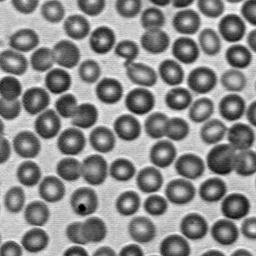
#> input picture Mathematical_morphology_and_segmentation/images/img_cells.jpg, 256 x 256 px, found by its file name
$ python watershed.py
#> lines starting #> are read from the running program, lines starting #| are printed output that depends on the picture; after the words box and inside, x2 and y2 are one past the last pixel; in counts of white or black regions, pixels touching at a corner belong together
import cv2
import numpy as np

# Load the grayscale image
gray_image = cv2.imread(
    'Mathematical_morphology_and_segmentation/images/img_cells.jpg',
    cv2.IMREAD_GRAYSCALE)
#> gray_image is the input picture: shape (256, 256); min 0, max 255, mean 138.6

# 3.1: Apply morphological closing with an elliptical kernel
ellipse_kernel_8x8 = cv2.getStructuringElement(cv2.MORPH_ELLIPSE, (8, 8))
closed_image = cv2.morphologyEx(gray_image, cv2.MORPH_CLOSE,
                                ellipse_kernel_8x8)

# Compute the difference to remove background
background_removed_image = gray_image - closed_image

# Apply Otsu thresholding
ellipse_kernel_5x5 = cv2.getStructuringElement(cv2.MORPH_ELLIPSE, (5, 5))
_, thresholded_image = cv2.threshold(
    gray_image, 0, 255, cv2.THRESH_BINARY + cv2.THRESH_OTSU
)
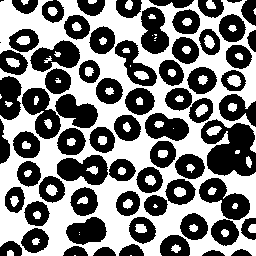
#> thresholded_image: shape (256, 256); 49% white; 75 white regions (14 under 20 px), largest, box (x1, y1, x2, y2) and area: (0, 0, 256, 256) 28461, (227, 75, 241, 87) 123, (195, 104, 208, 117) 107

# 3.3: Fill holes in the binary image
inverted_thresholded_image = 255 - thresholded_image
#> inverted_thresholded_image: shape (256, 256); 51% white; 75 black regions (14 under 20 px)

# Find external contours and fill them to remove holes
contours, _ = cv2.findContours(
    inverted_thresholded_image, cv2.RETR_EXTERNAL, cv2.CHAIN_APPROX_NONE
)
#> contours = 70 contours, 3 with area under 20; largest, box (x1, y1, x2, y2) and area: (201, 119, 256, 176) 2190, (22, 88, 61, 139) 1081, (199, 178, 250, 220) 1070, (57, 155, 108, 185) 1036, (30, 40, 80, 72) 950
contour_mask = np.zeros_like(inverted_thresholded_image)
cv2.fillPoly(contour_mask, contours, 255)
#> contour_mask: shape (256, 256); 56.1% white; 11 black regions (4 under 20 px), largest, box (x1, y1, x2, y2) and area: (0, 0, 256, 256) 28461, (206, 0, 216, 9) 69, (248, 224, 256, 233) 62
holes_filled_image = 255 - contour_mask

# Address unfilled edge cells
num_labels, labels = cv2.connectedComponents(holes_filled_image)
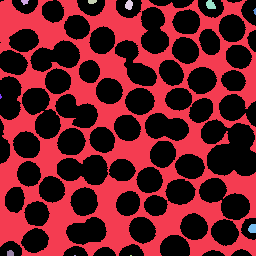
#> labels: shape (256, 256) int32; 12 distinct labels, from 0 to 11; one colour per label, 0 black
#> num_labels = 12
edge_cells_mask = np.array(labels, dtype=np.uint8)
edge_cells_mask[labels == 1] = 255

# 3.4: Apply dilation and erosion
ellipse_kernel_2x2 = cv2.getStructuringElement(cv2.MORPH_ELLIPSE, (2, 2))
dilated_and_eroded_image = cv2.dilate(edge_cells_mask, ellipse_kernel_2x2,
                                      iterations=2)
final_morphed_image = cv2.erode(dilated_and_eroded_image, ellipse_kernel_2x2,
                                iterations=1)

# Apply distance transformation for the watershed algorithm
distance_transform = cv2.distanceTransform(final_morphed_image, cv2.DIST_L2,
                                           cv2.DIST_MASK_PRECISE)
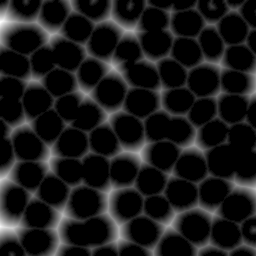
#> distance_transform: shape (256, 256) float32; min 0, max 19.1, mean 1.95; drawn with min black and max white

# 3.5: Implement watershed segmentation
watershed_threshold = 0.1 * distance_transform.max()
#> watershed_threshold = 1.91
_, sure_foreground = cv2.threshold(distance_transform,
                                   watershed_threshold, 255, 0)
#> sure_foreground: shape (256, 256) float32; 37.7% white; 14 white regions (5 under 20 px), largest, box (x1, y1, x2, y2) and area: (0, 0, 256, 256) 24420, (217, 134, 230, 146) 60, (208, 0, 216, 10) 56

sure_foreground = np.uint8(sure_foreground)
sure_dilated = cv2.dilate(sure_foreground, ellipse_kernel_2x2,
                          iterations=3)
#> sure_dilated: shape (256, 256); 52.1% white; 66 black regions (1 under 20 px), largest, box (x1, y1, x2, y2) and area: (205, 123, 256, 178) 2046, (26, 92, 100, 141) 1791, (203, 182, 252, 247) 1472
unknown_region = cv2.subtract(sure_foreground, sure_dilated)
#> unknown_region: shape (256, 256); every value is 0

# Determine markers for watershed
_, markers = cv2.connectedComponents(sure_foreground)
#> markers: shape (256, 256) int32; 15 distinct labels, from 0 to 14
markers += 1  # Increment to avoid conflicts
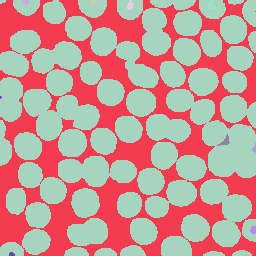
#> markers: shape (256, 256) int32; 15 distinct labels, from 1 to 15; one colour per label, 0 black
markers[unknown_region == 255] = 0  # Mark unknown regions

# Perform watershed
watershed_image = cv2.watershed(cv2.cvtColor(gray_image, cv2.COLOR_GRAY2BGR),
                                markers)
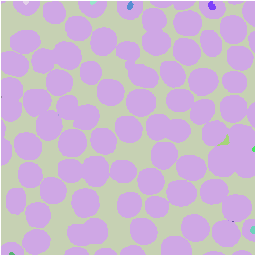
#> watershed_image: shape (256, 256) int32; 15 distinct labels, from -1 to 15; one colour per label, 0 black, -1 white

# Assign colors to different regions
region_colors = [
    (np.random.randint(0, 256), np.random.randint(0, 256),
     np.random.randint(0, 256)) for _ in range(1, np.max(markers) + 1)
]
#> region_colors = [(172, 47, 117), (192, 67, 251), (195, 103, 9), (211, 21, 242), (36, 87, 70), (216, 88, 140), (58, 193, 230), (39, 87, 174), (88, 81, 165), (25, 77, 72), (9, 148, 115), (208, 243, 197), (254, 79, 175), (192, 82, 99), (216, 177, 243)]

# Create the final colorized segmentation image
colored_watershed_image = np.zeros(
    (gray_image.shape[0], gray_image.shape[1], 3), dtype=np.uint8
)

for label in np.unique(watershed_image):
    if label == -1:
        continue  # Skip boundary regions
    mask = watershed_image == label
    colored_watershed_image[mask] = region_colors[label - 1]
#> this loop made 15 passes
#> label on pass 1: -1
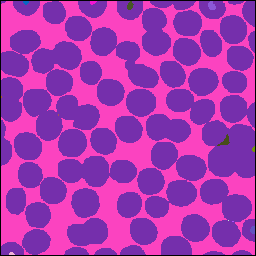
#> colored_watershed_image: shape (256, 256, 3); mean of channels 0, 1, 2 176.5, 53.8, 164.2; drawn as B, G, R

# Display the results
cv2.imshow("Original Image",
           gray_image)
cv2.imshow("Background Removed",
           background_removed_image)
cv2.imshow("Thresholded",
           thresholded_image)
cv2.imshow("Holes Filled",
           holes_filled_image)
cv2.imshow("Distance Transform",
           distance_transform)
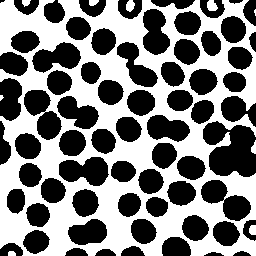
#> window 'Distance Transform': shape (256, 256); 48.7% white; 10 white regions (2 under 20 px), largest, box (x1, y1, x2, y2) and area: (0, 0, 256, 256) 31474, (207, 0, 218, 11) 93, (126, 0, 135, 12) 80
cv2.imshow("Watershed Result",
           colored_watershed_image)

cv2.waitKey(0)  # Wait for a key press
cv2.destroyAllWindows()  # Close all OpenCV windows

$ run again, with Mathematical_morphology_and_segmentation/images/morf_test.png saved as Mathematical_morphology_and_segmentation/images/img_cells.jpg
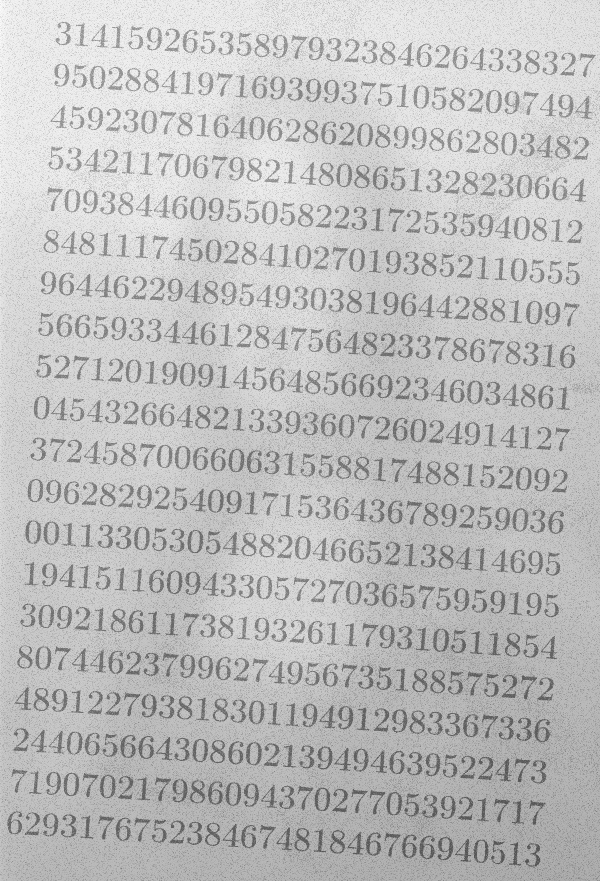
#> input picture Mathematical_morphology_and_segmentation/images/morf_test.png, 600 x 881 px, found by its file name
#> gray_image is the input picture: shape (881, 600); min 81, max 252, mean 190.6
#> `_, thresholded_image = cv2.threshold( gray_image, 0, 255, cv2.THRESH_B..`:
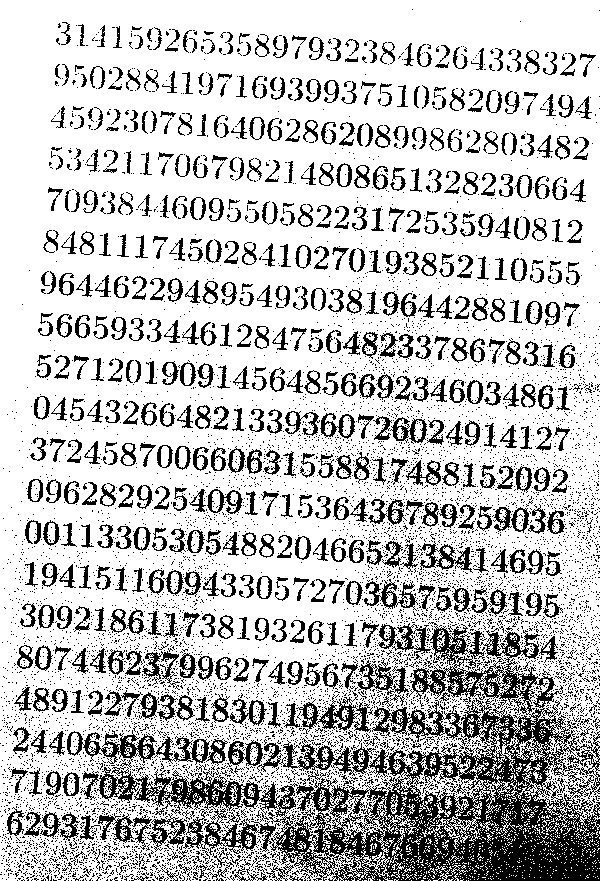
#> thresholded_image: shape (881, 600); 76% white; 8212 black regions (7618 under 20 px), largest, box (x1, y1, x2, y2) and area: (134, 622, 600, 881) 35610, (257, 740, 376, 776) 1452, (183, 808, 281, 855) 1422
#> inverted_thresholded_image: shape (881, 600); 24% white; 8212 white regions (7618 under 20 px)
#> contours = 7821 contours, 7291 with area under 20; largest, box (x1, y1, x2, y2) and area: (134, 622, 600, 881) 48750, (183, 808, 281, 855) 1411, (257, 740, 376, 776) 1410, (67, 730, 157, 764) 1261, (296, 691, 371, 733) 1079
#> contour_mask: shape (881, 600); 30.3% white; 7821 white regions (7226 under 20 px), largest, box (x1, y1, x2, y2) and area: (134, 622, 600, 881) 52041, (183, 808, 281, 855) 1825, (257, 740, 376, 776) 1793
#> labels: shape (881, 600) int32; 54 distinct labels, from 0 to 53
#> num_labels = 54
#> watershed_threshold = 7.05
#> sure_dilated: shape (881, 600); 39% white; 51 white regions (23 under 20 px), largest, box (x1, y1, x2, y2) and area: (0, 0, 600, 881) 201395, (221, 768, 306, 790) 872, (410, 696, 471, 713) 497
#> unknown_region: shape (881, 600); every value is 0
#> watershed_image: shape (881, 600) int32; 74 distinct labels, from -1 to 73
#> region_colors = 73 items, first 6: (172, 47, 117), (192, 67, 251), (195, 103, 9), (211, 21, 242), (36, 87, 70), (216, 88, 140)
#> the loop `for label in np.unique(watershed_image):` made 74 passes
#> label on pass 1: -1
#> `cv2.imshow("Distance Transform", distance_transform)`:
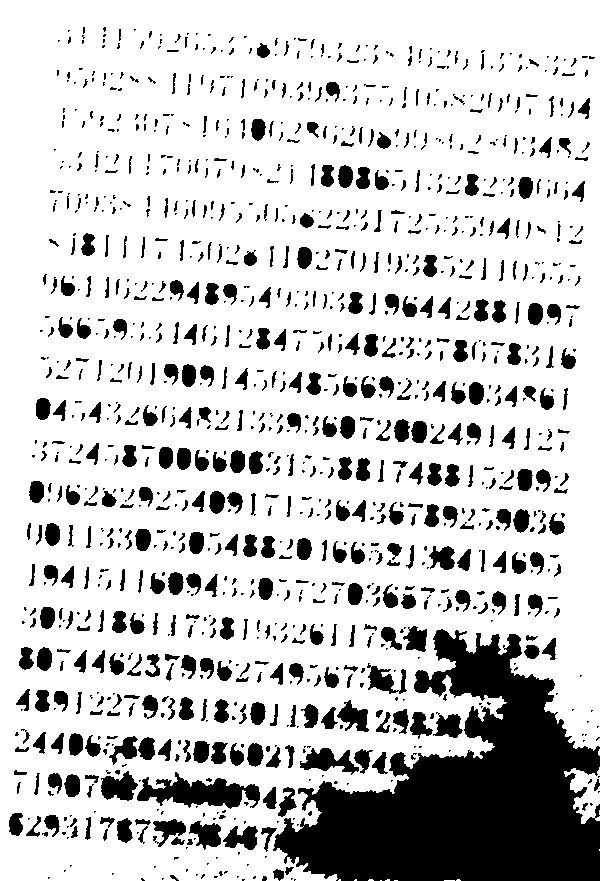
#> window 'Distance Transform': shape (881, 600); 79.3% white; 1243 black regions (621 under 20 px), largest, box (x1, y1, x2, y2) and area: (273, 629, 600, 881) 43188, (137, 772, 260, 809) 2377, (300, 748, 359, 775) 800
